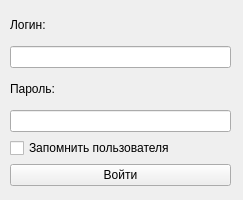
<?xml version="1.0" encoding="UTF-8"?>
<ui version="4.0">
 <class>MainWindow</class>
 <widget class="QMainWindow" name="MainWindow">
  <property name="geometry">
   <rect>
    <x>0</x>
    <y>0</y>
    <width>243</width>
    <height>200</height>
   </rect>
  </property>
  <property name="minimumSize">
   <size>
    <width>243</width>
    <height>200</height>
   </size>
  </property>
  <property name="maximumSize">
   <size>
    <width>243</width>
    <height>200</height>
   </size>
  </property>
  <property name="contextMenuPolicy">
   <enum>Qt::NoContextMenu</enum>
  </property>
  <property name="windowTitle">
   <string>Авторизация</string>
  </property>
  <widget class="QWidget" name="centralwidget">
   <widget class="QWidget" name="verticalLayoutWidget">
    <property name="geometry">
     <rect>
      <x>10</x>
      <y>10</y>
      <width>221</width>
      <height>176</height>
     </rect>
    </property>
    <layout class="QVBoxLayout" name="verticalLayout">
     <item>
      <widget class="QLabel" name="label">
       <property name="text">
        <string>Логин:</string>
       </property>
      </widget>
     </item>
     <item>
      <widget class="QLineEdit" name="login">
       <property name="text">
        <string/>
       </property>
      </widget>
     </item>
     <item>
      <widget class="QLabel" name="label_2">
       <property name="text">
        <string>Пароль:</string>
       </property>
      </widget>
     </item>
     <item>
      <widget class="QLineEdit" name="password">
       <property name="inputMethodHints">
        <set>Qt::ImhHiddenText|Qt::ImhNoAutoUppercase|Qt::ImhNoPredictiveText|Qt::ImhSensitiveData</set>
       </property>
       <property name="inputMask">
        <string/>
       </property>
       <property name="text">
        <string comment="*"/>
       </property>
       <property name="echoMode">
        <enum>QLineEdit::Password</enum>
       </property>
      </widget>
     </item>
     <item>
      <widget class="QCheckBox" name="rememberMe">
       <property name="text">
        <string>Запомнить пользователя</string>
       </property>
      </widget>
     </item>
     <item>
      <widget class="QPushButton" name="authorizade">
       <property name="text">
        <string>Войти</string>
       </property>
      </widget>
     </item>
    </layout>
   </widget>
  </widget>
 </widget>
 <resources/>
 <connections/>
</ui>
